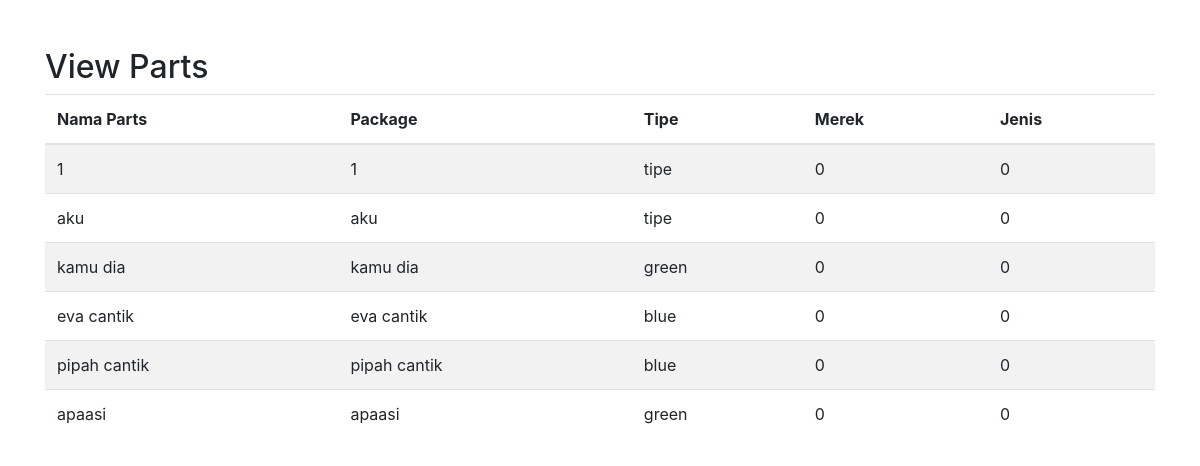
/viewparts.php, run on the app's committed database.
### tables this page shows
CREATE TABLE `parts` (
  `nama_parts` varchar(255) NOT NULL,
  `package_parts` varchar(255) NOT NULL,
  `tipe_parts` varchar(255) NOT NULL,
  `spesifikasi_parts` varchar(255) NOT NULL,
  `ket_spesifikasi_parts` varchar(255) NOT NULL,
  `harga_jual_parts` varchar(255) NOT NULL,
  `foto_parts` varchar(255) NOT NULL,
  `catatan_parts` varchar(500) NOT NULL,
  `stock_parts` varchar(255) NOT NULL,
  `id` int(11) NOT NULL,
  `id_list_merek_parts` int(11) UNSIGNED NOT NULL,
  `id_list_jenis_parts` int(11) NOT NULL
);

### viewparts.php (the view, shortened to what this page needs)
<?php
include 'koneksi.php';
?>
<!DOCTYPE html>
<html>
<head>
    <link rel="stylesheet" href="https://maxcdn.bootstrapcdn.com/bootstrap/4.5.2/css/bootstrap.min.css">
</head>
<body>
    <div class="container mt-5">
        <h2>View Parts</h2>
        <table class="table table-striped">
            <thead>
                <tr>
                    <th>Nama Parts</th>
                    <th>Package</th>
                    <th>Tipe</th>
                    <th>Merek</th>
                    <th>Jenis</th>
                </tr>
            </thead>
            <tbody>
                <?php
                $sql = "SELECT * FROM parts";
                $result = $conn->query($sql);
                if ($result->num_rows > 0) {
                    while ($row = $result->fetch_assoc()) {
                        echo "<tr>";
                        echo "<td>" . $row["nama_parts"] . "</td>";
                        echo "<td>" . $row["package_parts"] . "</td>";
                        echo "<td>" . $row["tipe_parts"] . "</td>";
                        echo "<td>" . $row["id_list_merek_parts"] . "</td>";
                        echo "<td>" . $row["id_list_jenis_parts"] . "</td>";
                        echo "</tr>";
                    }
                } else {
                    echo "<tr><td colspan='11'>No records found.</td></tr>";
                }
                ?>
            </tbody>
        </table>
    </div>
</body>
</html>

### data on the page
parts: nama_parts "1", package_parts "1", tipe_parts "tipe", id_list_merek_parts "0", id_list_jenis_parts "0"
parts: nama_parts "aku", package_parts "aku", tipe_parts "tipe", id_list_merek_parts "0", id_list_jenis_parts "0"
parts: nama_parts "kamu dia", package_parts "kamu dia", tipe_parts "green", id_list_merek_parts "0", id_list_jenis_parts "0"
parts: nama_parts "eva cantik", package_parts "eva cantik", tipe_parts "blue", id_list_merek_parts "0", id_list_jenis_parts "0"
parts: nama_parts "pipah cantik", package_parts "pipah cantik", tipe_parts "blue", id_list_merek_parts "0", id_list_jenis_parts "0"
parts: nama_parts "apaasi", package_parts "apaasi", tipe_parts "green", id_list_merek_parts "0", id_list_jenis_parts "0"
